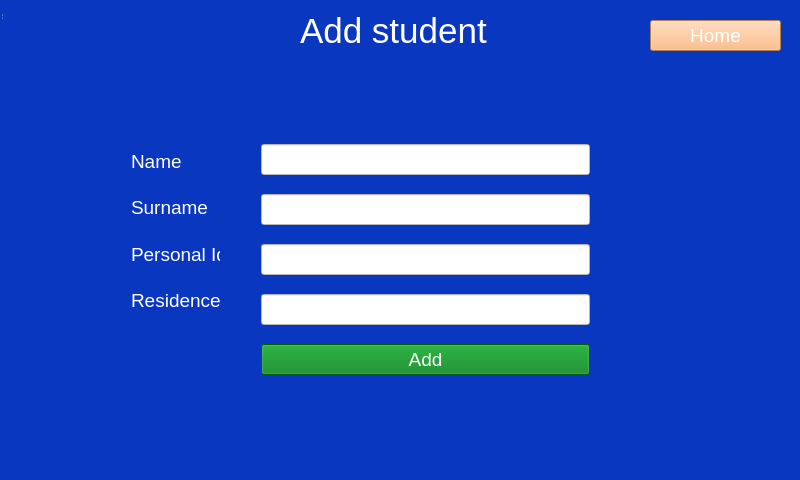
<?xml version="1.0" encoding="UTF-8"?>
<ui version="4.0">
 <class>addStudent</class>
 <widget class="QWidget" name="addStudent">
  <property name="geometry">
   <rect>
    <x>0</x>
    <y>0</y>
    <width>800</width>
    <height>480</height>
   </rect>
  </property>
  <property name="windowTitle">
   <string>MainWindow</string>
  </property>
  <widget class="QWidget" name="centralWidget" native="true">
   <property name="geometry">
    <rect>
     <x>0</x>
     <y>0</y>
     <width>800</width>
     <height>480</height>
    </rect>
   </property>
   <property name="styleSheet">
    <string notr="true"/>
   </property>
   <widget class="QStackedWidget" name="stackedWidget">
    <property name="geometry">
     <rect>
      <x>0</x>
      <y>0</y>
      <width>800</width>
      <height>480</height>
     </rect>
    </property>
    <property name="styleSheet">
     <string notr="true"/>
    </property>
    <widget class="QWidget" name="page">
     <property name="styleSheet">
      <string notr="true">background-color: rgb(10, 55, 191);</string>
     </property>
     <widget class="QLabel" name="nadpis">
      <property name="geometry">
       <rect>
        <x>300</x>
        <y>10</y>
        <width>481</width>
        <height>41</height>
       </rect>
      </property>
      <property name="font">
       <font>
        <family>Arial</family>
        <pointsize>26</pointsize>
       </font>
      </property>
      <property name="styleSheet">
       <string notr="true">color:rgb(255, 255, 255)
</string>
      </property>
      <property name="text">
       <string>Add student</string>
      </property>
     </widget>
     <widget class="QPushButton" name="homeButton">
      <property name="geometry">
       <rect>
        <x>650</x>
        <y>20</y>
        <width>131</width>
        <height>31</height>
       </rect>
      </property>
      <property name="font">
       <font>
        <family>Arial</family>
        <pointsize>14</pointsize>
       </font>
      </property>
      <property name="styleSheet">
       <string notr="true">color:white;
background-color: rgb(255, 176, 107);</string>
      </property>
      <property name="text">
       <string>Home</string>
      </property>
     </widget>
     <widget class="QWidget" name="">
      <property name="geometry">
       <rect>
        <x>250</x>
        <y>120</y>
        <width>351</width>
        <height>281</height>
       </rect>
      </property>
      <layout class="QVBoxLayout" name="verticalLayout">
       <item>
        <widget class="QLineEdit" name="lineEdit_jmeno">
         <property name="font">
          <font>
           <family>Arial</family>
           <pointsize>14</pointsize>
          </font>
         </property>
         <property name="styleSheet">
          <string notr="true">color:black;
background-color: rgb(255, 255, 255);
</string>
         </property>
        </widget>
       </item>
       <item>
        <widget class="QLineEdit" name="lineEdit_prijmeni">
         <property name="font">
          <font>
           <family>Arial</family>
           <pointsize>14</pointsize>
          </font>
         </property>
         <property name="styleSheet">
          <string notr="true">color:black;
background-color: rgb(255, 255, 255);</string>
         </property>
        </widget>
       </item>
       <item>
        <widget class="QLineEdit" name="lineEdit_rc">
         <property name="font">
          <font>
           <family>Arial</family>
           <pointsize>14</pointsize>
          </font>
         </property>
         <property name="styleSheet">
          <string notr="true">color:black;
background-color: rgb(255, 255, 255);</string>
         </property>
        </widget>
       </item>
       <item>
        <widget class="QLineEdit" name="lineEdit_bydliste">
         <property name="font">
          <font>
           <family>Arial</family>
           <pointsize>14</pointsize>
          </font>
         </property>
         <property name="styleSheet">
          <string notr="true">color:black;
background-color: rgb(255, 255, 255);</string>
         </property>
        </widget>
       </item>
       <item>
        <widget class="QPushButton" name="addButton">
         <property name="font">
          <font>
           <family>Arial</family>
           <pointsize>14</pointsize>
          </font>
         </property>
         <property name="styleSheet">
          <string notr="true">color: white;
background-color: rgb(0, 129, 23);</string>
         </property>
         <property name="text">
          <string>Add</string>
         </property>
        </widget>
       </item>
      </layout>
     </widget>
     <widget class="QWidget" name="">
      <property name="geometry">
       <rect>
        <x>120</x>
        <y>130</y>
        <width>111</width>
        <height>201</height>
       </rect>
      </property>
      <layout class="QVBoxLayout" name="verticalLayout_2">
       <item>
        <widget class="QLabel" name="label_name">
         <property name="font">
          <font>
           <family>Arial</family>
           <pointsize>14</pointsize>
          </font>
         </property>
         <property name="styleSheet">
          <string notr="true">color:white;
</string>
         </property>
         <property name="text">
          <string>Name</string>
         </property>
        </widget>
       </item>
       <item>
        <widget class="QLabel" name="label_surname">
         <property name="font">
          <font>
           <family>Arial</family>
           <pointsize>14</pointsize>
          </font>
         </property>
         <property name="styleSheet">
          <string notr="true">color:white;
</string>
         </property>
         <property name="text">
          <string>Surname</string>
         </property>
        </widget>
       </item>
       <item>
        <widget class="QLabel" name="label_rc">
         <property name="font">
          <font>
           <family>Arial</family>
           <pointsize>14</pointsize>
          </font>
         </property>
         <property name="styleSheet">
          <string notr="true">color:white;
</string>
         </property>
         <property name="text">
          <string>Personal Id</string>
         </property>
        </widget>
       </item>
       <item>
        <widget class="QLabel" name="label_residence">
         <property name="font">
          <font>
           <family>Arial</family>
           <pointsize>14</pointsize>
          </font>
         </property>
         <property name="styleSheet">
          <string notr="true">color:white;
</string>
         </property>
         <property name="text">
          <string>Residence</string>
         </property>
        </widget>
       </item>
      </layout>
     </widget>
    </widget>
   </widget>
  </widget>
  <widget class="QToolBar" name="mainToolBar">
   <property name="geometry">
    <rect>
     <x>0</x>
     <y>0</y>
     <width>4</width>
     <height>12</height>
    </rect>
   </property>
  </widget>
  <widget class="QStatusBar" name="statusBar">
   <property name="geometry">
    <rect>
     <x>0</x>
     <y>0</y>
     <width>3</width>
     <height>20</height>
    </rect>
   </property>
  </widget>
 </widget>
 <layoutdefault spacing="6" margin="11"/>
 <resources/>
 <connections/>
</ui>
